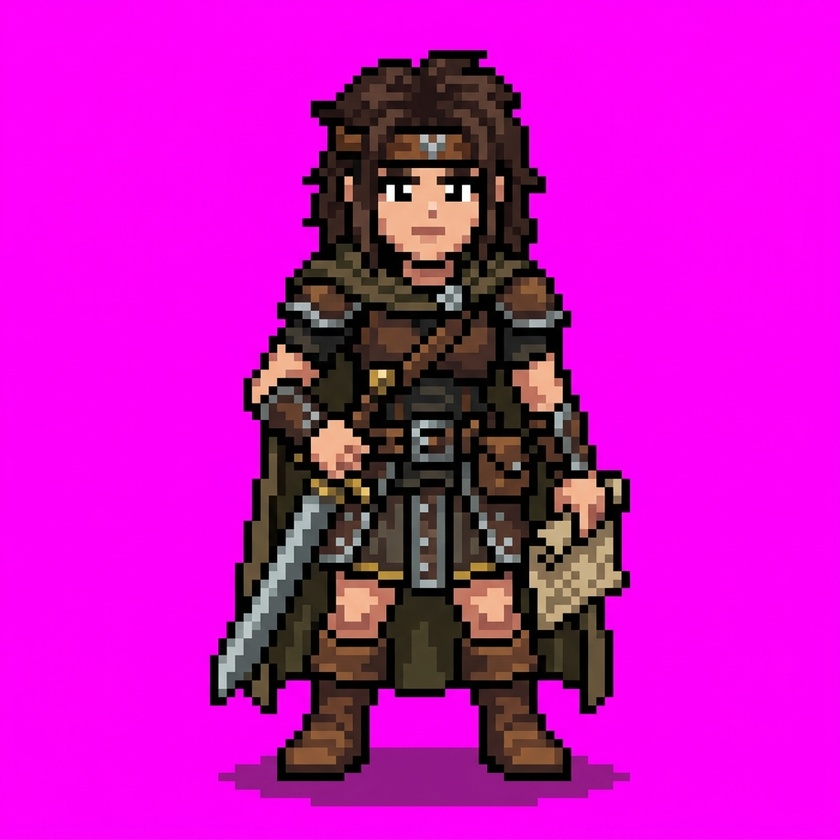
#> input picture client/assets/npc_aria_sprite.jpg, 840 x 840 px, shrunk from 1024 x 1024 before the run, found by its file name
$ python remove_bg.py
#> lines starting #> are read from the running program, lines starting #| are printed output that depends on the picture
import os
from PIL import Image

def remove_background(filepath, output_path):
    print(f"Processing {filepath}...")
    img = Image.open(filepath).convert("RGBA")
    data = img.getdata()

    # Get the background color from the top-left pixel
    bg_color = data[0]
#> bg_color = (253, 0, 249, 255)

    new_data = []
    # Threshold for color matching
    threshold = 30

    for item in data:
        # Check if the pixel color is close to the background color
        if (abs(item[0] - bg_color[0]) < threshold and
            abs(item[1] - bg_color[1]) < threshold and
            abs(item[2] - bg_color[2]) < threshold):
            # Replace with transparent
            new_data.append((255, 255, 255, 0))
        else:
            new_data.append(item)
#> this loop made 705600 passes
#> after the loop, new_data = 705600 items

    img.putdata(new_data)
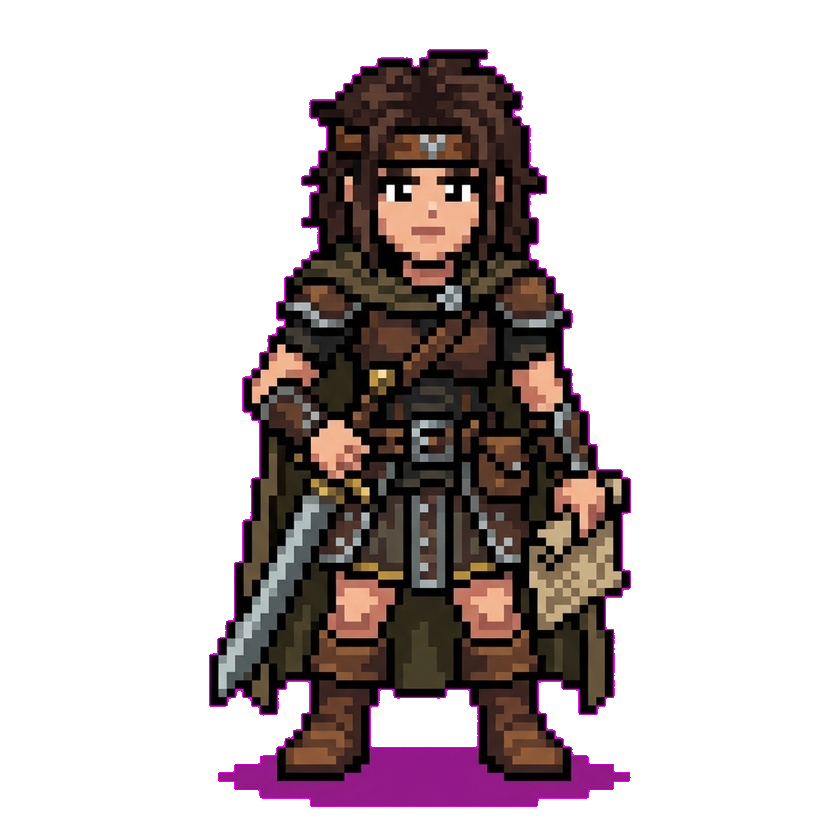
#> img: PIL image 840x840 RGBA; mean R, G, B, A 200.1, 191.3, 192, 80.4; transparent parts drawn white
    img.save(output_path, "PNG")
    print(f"Saved to {output_path}")

# Run on the 3 NPC images
if __name__ == "__main__":
    assets_dir = "c:\\Users\\home\\.gemini\\antigravity\\scratch\\tibia_mmo\\client\\assets"

    files_to_fix = [
        "npc_aria_sprite.jpg",
        "merchant_sprite.jpg",
        "banker_sprite.jpg",
        "king_arthur_sprite.jpg",
        "npc_sprite.jpg",
        "npc_2_magenta_1790579483384.jpg"
    ]

    for f in files_to_fix:
        input_path = os.path.join(assets_dir, f)
        output_path = os.path.join(assets_dir, f.replace(".jpg", ".png"))
        if os.path.exists(input_path):
            remove_background(input_path, output_path)
        else:
            print(f"File not found: {input_path}")
#> pass 2 of the loop `for f in files_to_fix:`:
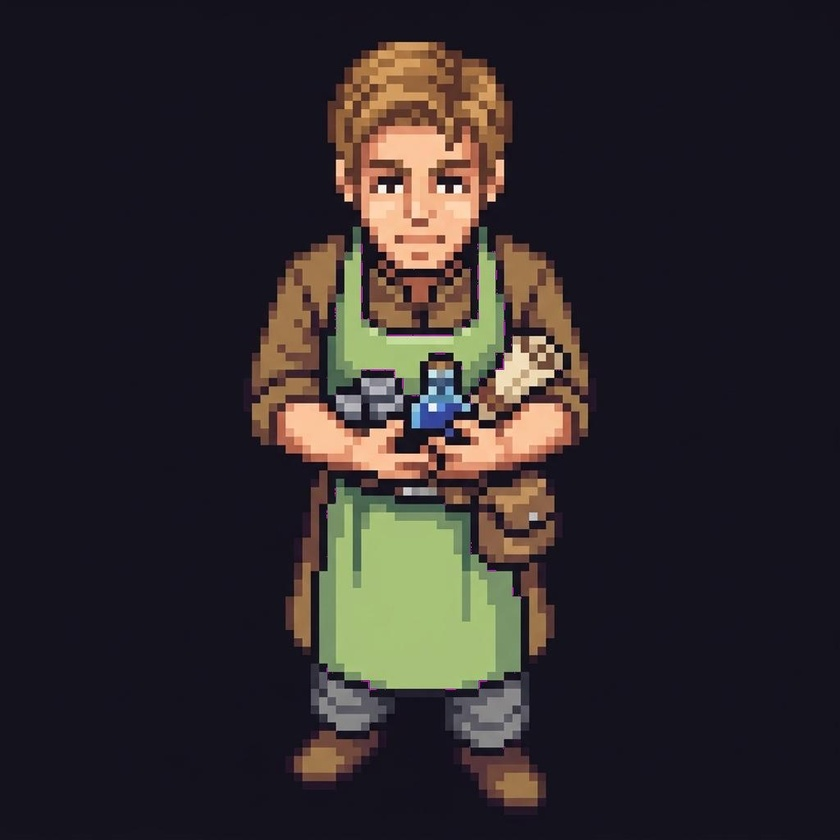
#> input picture client/assets/merchant_sprite.jpg, 840 x 840 px, shrunk from 1024 x 1024 before the run, found by its file name
#> bg_color = (20, 18, 29, 255)
#> the loop in remove_background (call 2), `for item in data:` made 705600 passes
#> in remove_background (call 2), `img.putdata(new_data)`:
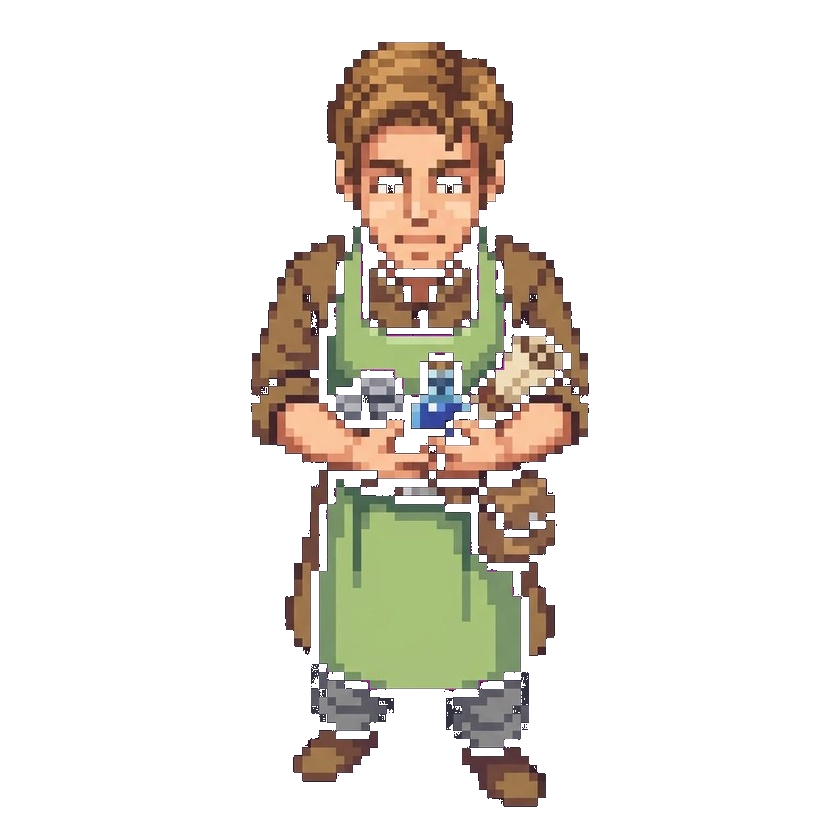
#> img: PIL image 840x840 RGBA; mean R, G, B, A 233.4, 229.2, 222.4, 53.1; transparent parts drawn white
